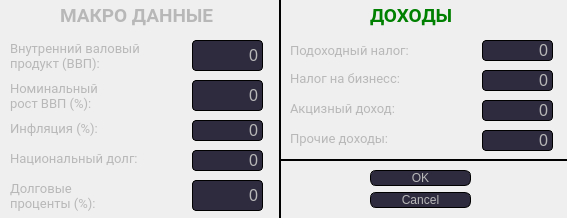
<?xml version="1.0" encoding="UTF-8"?>
<ui version="4.0">
 <class>DataEditingWindow</class>
 <widget class="QDialog" name="DataEditingWindow">
  <property name="geometry">
   <rect>
    <x>0</x>
    <y>0</y>
    <width>567</width>
    <height>218</height>
   </rect>
  </property>
  <property name="windowTitle">
   <string>Панель редактирования макро данных</string>
  </property>
  <property name="windowIcon">
   <iconset>
    <normaloff>../../Downloads/edit.png</normaloff>../../Downloads/edit.png</iconset>
  </property>
  <property name="styleSheet">
   <string notr="true">.DataEditingWindow {
	background-color: rgb(49, 45, 66);;
}

.QDialogButtonBox {
	color:rgb(184, 184, 184);
	background: #2e2b3f;
	border-style: outset;
	border-radius: 6px;
	border-color: rgb(0, 0, 0);
	border-width: 1px 1px 1px 1px;
}

.QLineEdit {
	color:rgb(184, 184, 184);
	background: #2e2b3f;
	border-style: outset;
	border-radius: 4px;
	border-width: 1px 1px 1px 1px;
}

.QLabel {
	color:rgb(184, 184, 184);
}

.QLabel#label_5{
	color:green;
}</string>
  </property>
  <widget class="QDialogButtonBox" name="buttonBox">
   <property name="geometry">
    <rect>
     <x>370</x>
     <y>170</y>
     <width>101</width>
     <height>41</height>
    </rect>
   </property>
   <property name="font">
    <font>
     <pointsize>12</pointsize>
    </font>
   </property>
   <property name="styleSheet">
    <string notr="true">color:rgb(184, 184, 184);
background: #2e2b3f;
border-style: outset;
border-radius: 6px;
border-color: rgb(0, 0, 0);
border-width: 1px 1px 1px 1px;
</string>
   </property>
   <property name="orientation">
    <enum>Qt::Vertical</enum>
   </property>
   <property name="standardButtons">
    <set>QDialogButtonBox::Cancel|QDialogButtonBox::Ok</set>
   </property>
  </widget>
  <widget class="QLineEdit" name="enterIncomeTax">
   <property name="geometry">
    <rect>
     <x>482</x>
     <y>40</y>
     <width>71</width>
     <height>21</height>
    </rect>
   </property>
   <property name="font">
    <font>
     <pointsize>12</pointsize>
    </font>
   </property>
   <property name="text">
    <string>0</string>
   </property>
   <property name="alignment">
    <set>Qt::AlignRight|Qt::AlignTrailing|Qt::AlignVCenter</set>
   </property>
  </widget>
  <widget class="QLabel" name="label">
   <property name="geometry">
    <rect>
     <x>290</x>
     <y>40</y>
     <width>121</width>
     <height>21</height>
    </rect>
   </property>
   <property name="font">
    <font>
     <family>Roboto</family>
     <pointsize>10</pointsize>
    </font>
   </property>
   <property name="text">
    <string>Подоходный налог:</string>
   </property>
  </widget>
  <widget class="QLabel" name="label_2">
   <property name="geometry">
    <rect>
     <x>290</x>
     <y>70</y>
     <width>111</width>
     <height>16</height>
    </rect>
   </property>
   <property name="font">
    <font>
     <family>Roboto</family>
     <pointsize>10</pointsize>
    </font>
   </property>
   <property name="text">
    <string>Налог на бизнесс:</string>
   </property>
  </widget>
  <widget class="QLabel" name="label_3">
   <property name="geometry">
    <rect>
     <x>290</x>
     <y>100</y>
     <width>121</width>
     <height>16</height>
    </rect>
   </property>
   <property name="font">
    <font>
     <family>Roboto</family>
     <pointsize>10</pointsize>
    </font>
   </property>
   <property name="text">
    <string>Акцизный доход:</string>
   </property>
  </widget>
  <widget class="QLineEdit" name="enterBusinessTax">
   <property name="geometry">
    <rect>
     <x>482</x>
     <y>70</y>
     <width>71</width>
     <height>21</height>
    </rect>
   </property>
   <property name="font">
    <font>
     <pointsize>12</pointsize>
    </font>
   </property>
   <property name="text">
    <string>0</string>
   </property>
   <property name="alignment">
    <set>Qt::AlignRight|Qt::AlignTrailing|Qt::AlignVCenter</set>
   </property>
  </widget>
  <widget class="QLineEdit" name="enterExciseIncome">
   <property name="geometry">
    <rect>
     <x>482</x>
     <y>100</y>
     <width>71</width>
     <height>21</height>
    </rect>
   </property>
   <property name="font">
    <font>
     <pointsize>12</pointsize>
    </font>
   </property>
   <property name="text">
    <string>0</string>
   </property>
   <property name="alignment">
    <set>Qt::AlignRight|Qt::AlignTrailing|Qt::AlignVCenter</set>
   </property>
  </widget>
  <widget class="QLabel" name="label_4">
   <property name="geometry">
    <rect>
     <x>290</x>
     <y>130</y>
     <width>111</width>
     <height>16</height>
    </rect>
   </property>
   <property name="font">
    <font>
     <family>Roboto</family>
     <pointsize>10</pointsize>
    </font>
   </property>
   <property name="text">
    <string>Прочие доходы:</string>
   </property>
  </widget>
  <widget class="QLineEdit" name="enterOtherIncome">
   <property name="geometry">
    <rect>
     <x>482</x>
     <y>130</y>
     <width>71</width>
     <height>21</height>
    </rect>
   </property>
   <property name="font">
    <font>
     <pointsize>12</pointsize>
    </font>
   </property>
   <property name="layoutDirection">
    <enum>Qt::LeftToRight</enum>
   </property>
   <property name="text">
    <string>0</string>
   </property>
   <property name="alignment">
    <set>Qt::AlignRight|Qt::AlignTrailing|Qt::AlignVCenter</set>
   </property>
  </widget>
  <widget class="Line" name="line">
   <property name="geometry">
    <rect>
     <x>280</x>
     <y>150</y>
     <width>331</width>
     <height>20</height>
    </rect>
   </property>
   <property name="frameShadow">
    <enum>QFrame::Plain</enum>
   </property>
   <property name="lineWidth">
    <number>2</number>
   </property>
   <property name="orientation">
    <enum>Qt::Horizontal</enum>
   </property>
  </widget>
  <widget class="Line" name="line_2">
   <property name="geometry">
    <rect>
     <x>270</x>
     <y>0</y>
     <width>20</width>
     <height>471</height>
    </rect>
   </property>
   <property name="frameShadow">
    <enum>QFrame::Plain</enum>
   </property>
   <property name="lineWidth">
    <number>2</number>
   </property>
   <property name="orientation">
    <enum>Qt::Vertical</enum>
   </property>
  </widget>
  <widget class="QLabel" name="label_5">
   <property name="geometry">
    <rect>
     <x>370</x>
     <y>0</y>
     <width>121</width>
     <height>31</height>
    </rect>
   </property>
   <property name="font">
    <font>
     <family>Roboto</family>
     <pointsize>14</pointsize>
     <weight>75</weight>
     <bold>true</bold>
    </font>
   </property>
   <property name="text">
    <string>ДОХОДЫ</string>
   </property>
  </widget>
  <widget class="QLabel" name="label_6">
   <property name="geometry">
    <rect>
     <x>60</x>
     <y>0</y>
     <width>181</width>
     <height>31</height>
    </rect>
   </property>
   <property name="font">
    <font>
     <family>Roboto</family>
     <pointsize>14</pointsize>
     <weight>75</weight>
     <bold>true</bold>
    </font>
   </property>
   <property name="text">
    <string>МАКРО ДАННЫЕ</string>
   </property>
  </widget>
  <widget class="QLabel" name="label_7">
   <property name="geometry">
    <rect>
     <x>10</x>
     <y>40</y>
     <width>131</width>
     <height>31</height>
    </rect>
   </property>
   <property name="font">
    <font>
     <family>Roboto</family>
     <pointsize>10</pointsize>
     <weight>50</weight>
     <bold>false</bold>
    </font>
   </property>
   <property name="text">
    <string>Внутренний валовый 
продукт (ВВП):</string>
   </property>
  </widget>
  <widget class="QLineEdit" name="enterGDP">
   <property name="geometry">
    <rect>
     <x>192</x>
     <y>40</y>
     <width>71</width>
     <height>31</height>
    </rect>
   </property>
   <property name="font">
    <font>
     <pointsize>12</pointsize>
    </font>
   </property>
   <property name="text">
    <string>0</string>
   </property>
   <property name="alignment">
    <set>Qt::AlignRight|Qt::AlignTrailing|Qt::AlignVCenter</set>
   </property>
  </widget>
  <widget class="QLabel" name="label_8">
   <property name="geometry">
    <rect>
     <x>10</x>
     <y>120</y>
     <width>131</width>
     <height>16</height>
    </rect>
   </property>
   <property name="font">
    <font>
     <family>Roboto</family>
     <pointsize>10</pointsize>
    </font>
   </property>
   <property name="text">
    <string>Инфляция (%):</string>
   </property>
  </widget>
  <widget class="QLineEdit" name="enterNominalGrow">
   <property name="geometry">
    <rect>
     <x>192</x>
     <y>80</y>
     <width>71</width>
     <height>31</height>
    </rect>
   </property>
   <property name="font">
    <font>
     <pointsize>12</pointsize>
    </font>
   </property>
   <property name="text">
    <string>0</string>
   </property>
   <property name="alignment">
    <set>Qt::AlignRight|Qt::AlignTrailing|Qt::AlignVCenter</set>
   </property>
  </widget>
  <widget class="QLabel" name="label_9">
   <property name="geometry">
    <rect>
     <x>10</x>
     <y>80</y>
     <width>151</width>
     <height>31</height>
    </rect>
   </property>
   <property name="font">
    <font>
     <family>Roboto</family>
     <pointsize>10</pointsize>
    </font>
   </property>
   <property name="text">
    <string>Номинальный
рост ВВП (%):</string>
   </property>
  </widget>
  <widget class="QLineEdit" name="enterInflation">
   <property name="geometry">
    <rect>
     <x>192</x>
     <y>120</y>
     <width>71</width>
     <height>21</height>
    </rect>
   </property>
   <property name="font">
    <font>
     <pointsize>12</pointsize>
    </font>
   </property>
   <property name="text">
    <string>0</string>
   </property>
   <property name="alignment">
    <set>Qt::AlignRight|Qt::AlignTrailing|Qt::AlignVCenter</set>
   </property>
  </widget>
  <widget class="QLabel" name="label_10">
   <property name="geometry">
    <rect>
     <x>10</x>
     <y>150</y>
     <width>131</width>
     <height>16</height>
    </rect>
   </property>
   <property name="font">
    <font>
     <family>Roboto</family>
     <pointsize>10</pointsize>
    </font>
   </property>
   <property name="text">
    <string>Национальный долг:</string>
   </property>
  </widget>
  <widget class="QLabel" name="label_11">
   <property name="geometry">
    <rect>
     <x>10</x>
     <y>180</y>
     <width>121</width>
     <height>31</height>
    </rect>
   </property>
   <property name="font">
    <font>
     <family>Roboto</family>
     <pointsize>10</pointsize>
    </font>
   </property>
   <property name="text">
    <string>Долговые
проценты (%):</string>
   </property>
  </widget>
  <widget class="QLineEdit" name="enterDebt">
   <property name="geometry">
    <rect>
     <x>192</x>
     <y>150</y>
     <width>71</width>
     <height>21</height>
    </rect>
   </property>
   <property name="font">
    <font>
     <pointsize>12</pointsize>
    </font>
   </property>
   <property name="text">
    <string>0</string>
   </property>
   <property name="alignment">
    <set>Qt::AlignRight|Qt::AlignTrailing|Qt::AlignVCenter</set>
   </property>
  </widget>
  <widget class="QLineEdit" name="enterDebtPercentage">
   <property name="geometry">
    <rect>
     <x>192</x>
     <y>180</y>
     <width>71</width>
     <height>31</height>
    </rect>
   </property>
   <property name="font">
    <font>
     <pointsize>12</pointsize>
    </font>
   </property>
   <property name="text">
    <string>0</string>
   </property>
   <property name="alignment">
    <set>Qt::AlignRight|Qt::AlignTrailing|Qt::AlignVCenter</set>
   </property>
  </widget>
 </widget>
 <resources/>
 <connections>
  <connection>
   <sender>buttonBox</sender>
   <signal>accepted()</signal>
   <receiver>DataEditingWindow</receiver>
   <slot>accept()</slot>
   <hints>
    <hint type="sourcelabel">
     <x>248</x>
     <y>254</y>
    </hint>
    <hint type="destinationlabel">
     <x>157</x>
     <y>274</y>
    </hint>
   </hints>
  </connection>
  <connection>
   <sender>buttonBox</sender>
   <signal>rejected()</signal>
   <receiver>DataEditingWindow</receiver>
   <slot>reject()</slot>
   <hints>
    <hint type="sourcelabel">
     <x>316</x>
     <y>260</y>
    </hint>
    <hint type="destinationlabel">
     <x>286</x>
     <y>274</y>
    </hint>
   </hints>
  </connection>
 </connections>
</ui>
